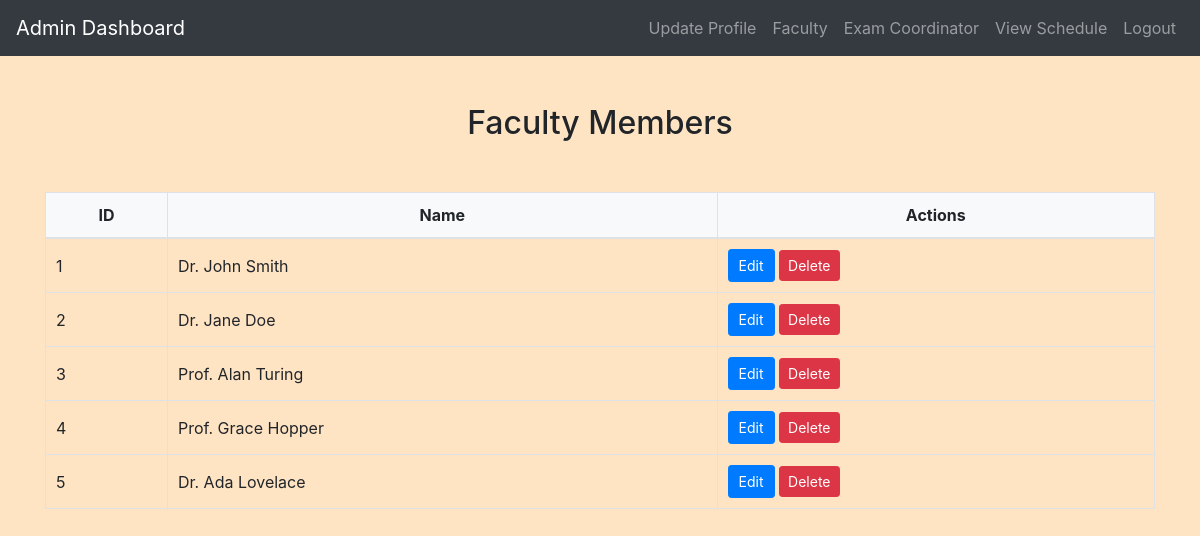
Page /admin/view_faculty.php (signed in) on the earlier database version.
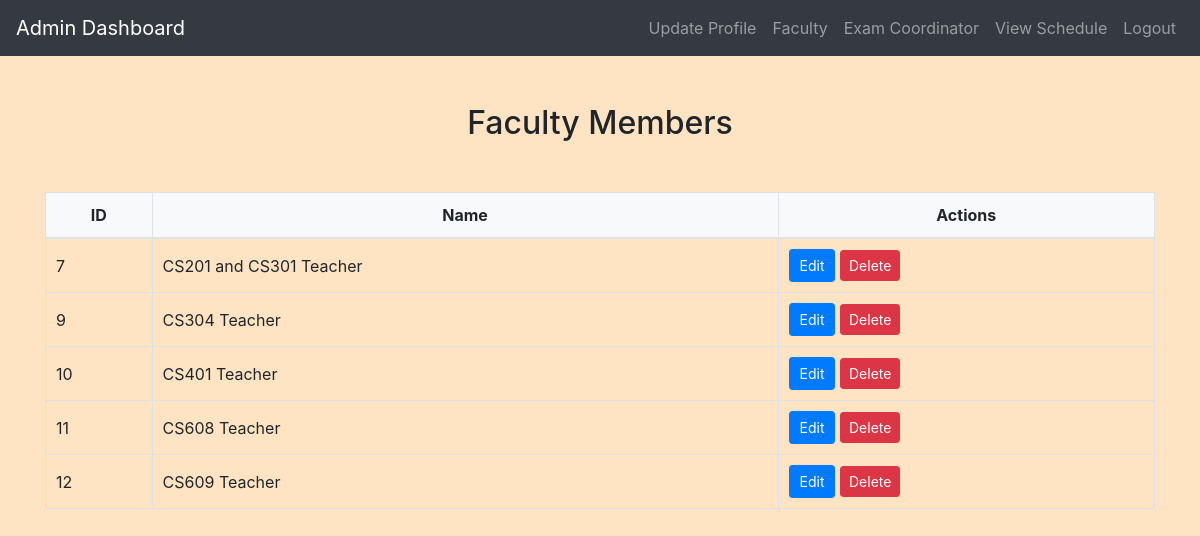
Same page on the later database version.
### tables this page shows
CREATE TABLE `faculty` (
  `id` int(11) NOT NULL,
  `name` varchar(255) NOT NULL
);

### admin/view_faculty.php (the view, shortened to what this page needs)
<?php
include('config.php');
$sql = "SELECT * FROM Faculty";
$result = $conn->query($sql);
?>
<!DOCTYPE html>
<html>
<head>
    <link rel="stylesheet" href="https://maxcdn.bootstrapcdn.com/bootstrap/4.5.2/css/bootstrap.min.css">
    <link rel="stylesheet" href="../css/style.css">
</head>
<body>
<?php include('admin_navbar.php'); ?>
<div class="container mt-5 mb-5">
    <h2>Faculty Members</h2>
    <div class="table-responsive">
        <table class="table table-bordered">
            <thead>
                <tr>
                    <th>ID</th>
                    <th>Name</th>
                    <th>Actions</th>
                </tr>
            </thead>
            <tbody>
                <?php
                if ($result->num_rows > 0) {
                    while ($row = $result->fetch_assoc()) {
                        echo "<tr>";
                        echo "<td>{$row['id']}</td>";
                        echo "<td>{$row['name']}</td>";
                        echo "<td>";
                        echo "<a href='edit_faculty.php?id={$row['id']}' class='btn btn-primary btn-sm'>Edit</a> ";
                        echo "<a href='view_faculty.php?delete_id={$row['id']}' class='btn btn-danger btn-sm' onclick='return confirm(\"Are you sure you want to delete this faculty member?\");'>Delete</a>";
                        echo "</td>";
                        echo "</tr>";
                    }
                } else {
                    echo "<tr><td colspan='3'>No faculty members found</td></tr>";
                }
                ?>
            </tbody>
        </table>
    </div>
</div>
</body>
</html>

Differences in the rows shown:
removed faculty: id "1", name "Dr. John Smith"
removed faculty: id "2", name "Dr. Jane Doe"
removed faculty: id "3", name "Prof. Alan Turing"
removed faculty: id "4", name "Prof. Grace Hopper"
removed faculty: id "5", name "Dr. Ada Lovelace"
added faculty: id "7", name "CS201 and CS301 Teacher"
added faculty: id "9", name "CS304 Teacher"
added faculty: id "10", name "CS401 Teacher"
added faculty: id "11", name "CS608 Teacher"
added faculty: id "12", name "CS609 Teacher"
